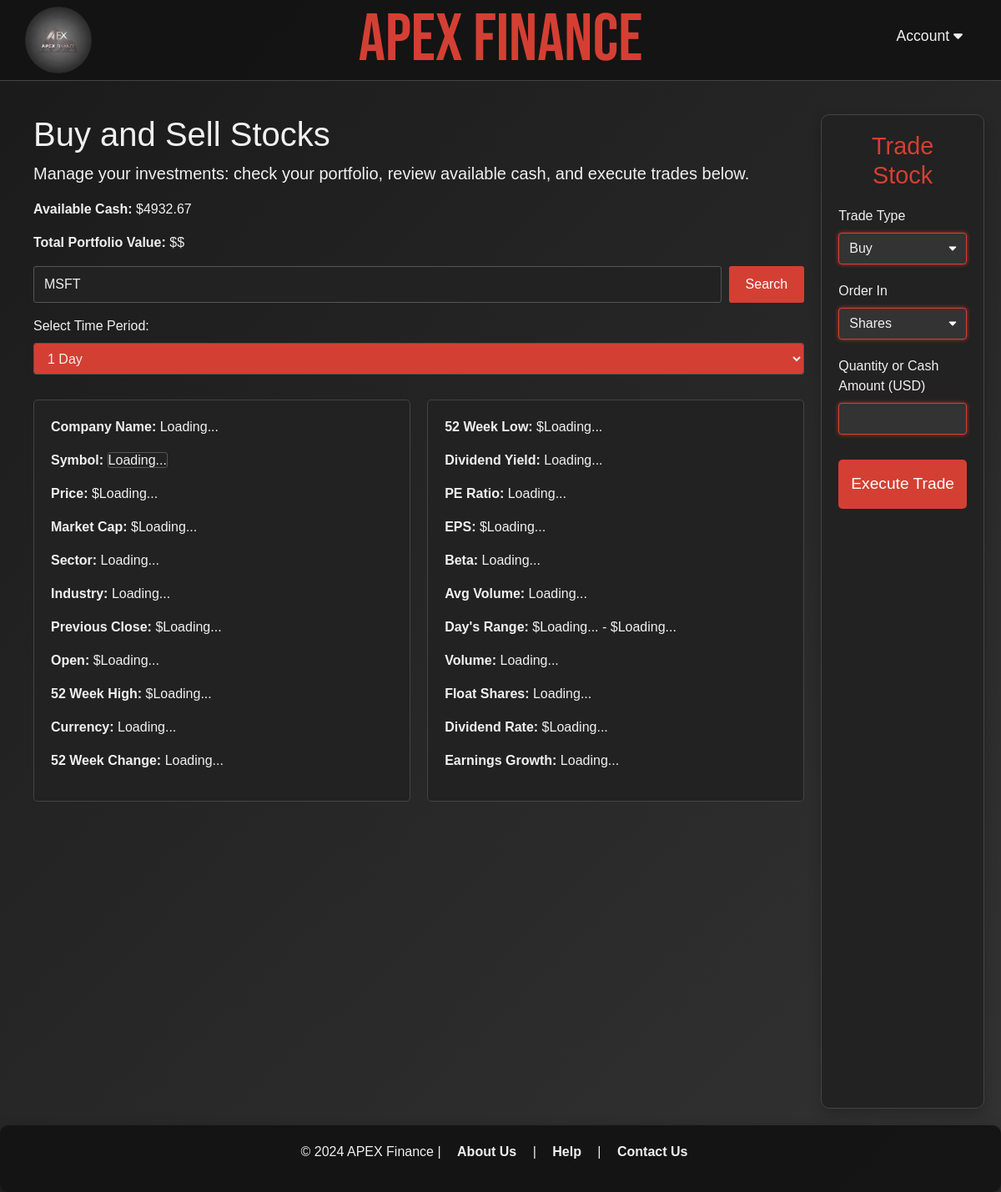
The page /buySell (signed in) on the database as committed earlier.
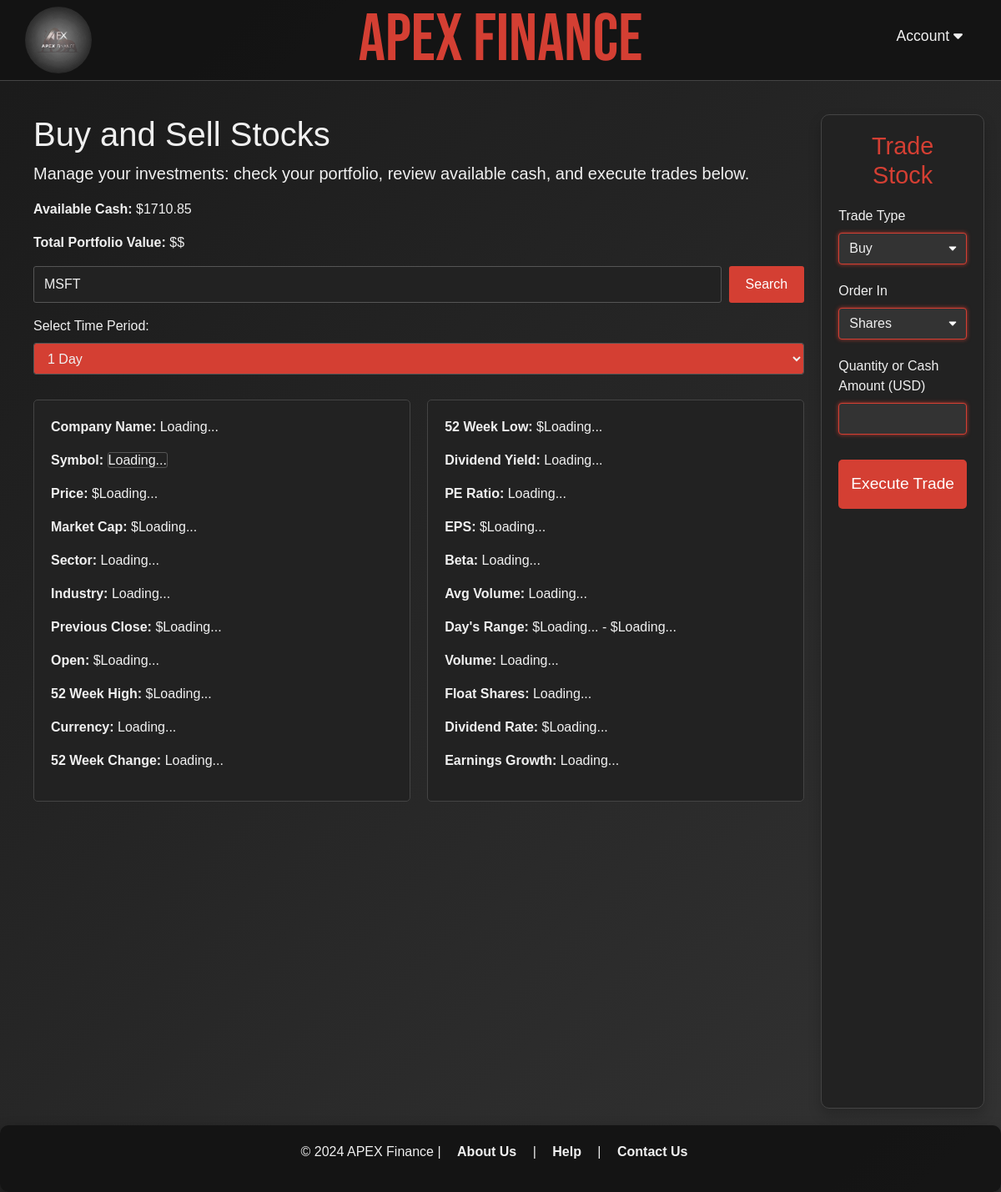
The same page on the database as committed later.
### users/models.py (models this page shows, shortened)
class Profile(models.Model):
    user = models.OneToOneField(User, on_delete=models.CASCADE)
    available_cash = models.DecimalField(max_digits=10, decimal_places=2, default=10000.00)  # Store user's balance

### dashboard/views.py (the view)
# urls.py: path('buySell', views.buySell, name='buySell'),
@login_required(login_url='/users/login_user')
def buySell(request):
    profile = request.user.profile
    available_cash = profile.available_cash
    user_stocks = UserStock.objects.filter(profile=profile)
    query = request.session.get('query', None)
    return render(request, 'dashboard/buySell.html', {
        'available_cash': available_cash,
        'user_stocks': user_stocks,
        'company_name': query,
    })

### dashboard/templates/dashboard/buySell.html (shortened to what the changed rows need)
{% load static %}
<!DOCTYPE html>
<html lang="en">
    <head>
        <link rel="stylesheet" href="https://cdnjs.cloudflare.com/ajax/libs/font-awesome/6.0.0-beta3/css/all.min.css">
        <link rel="stylesheet" href="https://maxcdn.bootstrapcdn.com/bootstrap/4.0.0/css/bootstrap.min.css">
        <link href="{% static 'dashboard/buySell.css' %}" rel="stylesheet">
      </head>
<body>
    <header>
        <h1 class="title"><a href="{% url 'dashboard' %}" title="Explore APEX FINANCE">APEX FINANCE</a></h1>
    </header>
    <div class="container" style="display: flex; flex-direction: row;">
        <main>
            <div class="stock-info">
                <h1 class="cover-heading">Buy and Sell Stocks</h1>
                <section class="portfolio-summary" aria-labelledby="portfolio-heading">
                    <p>
                        <strong>Available Cash:</strong>
                        $<span id="availableCash">{{ available_cash }}</span>
                    </p>
                </section>
        </main>
    </div>
</body>
</html>

Rows that differ between the two databases and show on the page:
changed Profile: available_cash "4932.67" → "1710.85"
